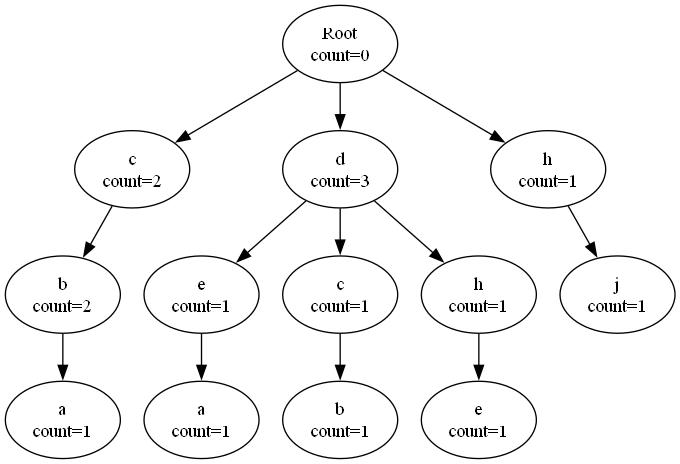

Recreate this plot in Python.
from graphviz import Digraph
from HashTable import HashTable
class Fp_node:
    def __init__(self, value, count=1, parent=None):
        self.value = value
        self.count = count
        self.children = HashTable()  # utilisation du HashTable
        self.parent = parent

    def increment_count(self):
        self.count += 1

    def add_child(self, child_node):
        """Ajoute un enfant dans la table de hachage"""
        self.children.put(child_node.value, child_node)

    def get_child(self, value):
        """Retourne l’enfant si existe"""
        return self.children.get(value)

    def display(self, level=0):
        print("* " * level + f"{self.value}: {self.count}")
        # afficher les enfants en parcourant la HashTable
        for i, node in enumerate(self.children.table):
            curr = node
            while curr:
                curr.value.display(level + 1)
                curr = curr.next


class FP_Tree:
    def __init__(self):
        self.root = Fp_node("Root", count=0)
        self.header_table = HashTable()  # {item: [count, [liste de nœuds]]}

    def update_header(self, item, node):
        """Met à jour la table d’en-tête"""
        entry = self.header_table.get(item)
        if entry:
            entry[0] += 1
            entry[1].append(node)
            self.header_table.put(item, entry)
        else:
            self.header_table.put(item, [1, [node]])
    def add_transactions(self, transactions):
        freq = HashTable()
        for tr in transactions:
            for item in tr:
                count = freq.get(item)
                if count:
                    freq.put(item, count + 1)
                else:
                    freq.put(item, 1)
        for tr in transactions:
            res =[]
            for item in tr:
                count = freq.get(item)
                res.append((count, item))
            res.sort(reverse=True)
            self.add_transaction(res[i][1] for i in range (len(res)))
    def add_transaction(self, tr):
        """Ajoute une transaction (liste d’items) dans le FP-Tree"""
        current_node = self.root
        for item in tr:
                child = current_node.get_child(item)
                if child:
                    child.increment_count()
                else:
                    new_node = Fp_node(item, parent=current_node)
                    current_node.add_child(new_node)
                    self.update_header(item, new_node)
                    child = new_node
                current_node = child

    def display(self):
        print("FP-Tree:")
        self.root.display()

    def display_header_table(self):
        print("\nHeader Table:")
        for i, node in enumerate(self.header_table.table):
            curr = node
            while curr:
                item, (count, nodes) = curr.key, curr.value
                print(f"{item}: count={count}, occurrences={len(nodes)}")
                curr = curr.next
    
    def visualize(self, filename="fp_tree"):
        """Generate a Graphviz diagram of the FP-tree"""
        dot = Digraph(comment="FP-Growth Tree", format="png")
        dot.node(str(id(self.root)), f"{self.root.value}\ncount={self.root.count}")

        def add_edges(node):
            for bucket in node.children.table:
                curr = bucket
                while curr:
                    child = curr.value
                    dot.node(str(id(child)), f"{child.value}\ncount={child.count}")
                    dot.edge(str(id(node)), str(id(child)))
                    add_edges(child)
                    curr = curr.next

        add_edges(self.root)
        output_path = dot.render(filename, view=True)
        print(f"Tree visualization saved to: {output_path}")
